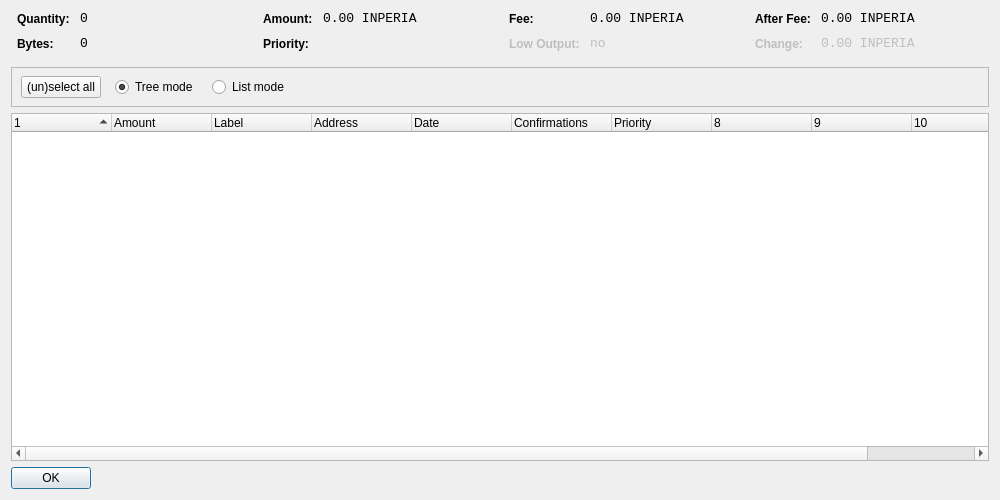
<?xml version="1.0" encoding="UTF-8"?>
<ui version="4.0">
 <class>CoinControlDialog</class>
 <widget class="QDialog" name="CoinControlDialog">
  <property name="geometry">
   <rect>
    <x>0</x>
    <y>0</y>
    <width>1000</width>
    <height>500</height>
   </rect>
  </property>
  <property name="windowTitle">
   <string>Coin Control</string>
  </property>
  <layout class="QVBoxLayout" name="verticalLayout">
   <item>
    <layout class="QHBoxLayout" name="horizontalLayoutTop" stretch="0,0,0,0">
     <property name="topMargin">
      <number>0</number>
     </property>
     <property name="bottomMargin">
      <number>10</number>
     </property>
     <item>
      <layout class="QFormLayout" name="formLayoutCoinControl1">
       <property name="horizontalSpacing">
        <number>10</number>
       </property>
       <property name="verticalSpacing">
        <number>10</number>
       </property>
       <property name="leftMargin">
        <number>6</number>
       </property>
       <property name="rightMargin">
        <number>6</number>
       </property>
       <item row="0" column="0">
        <widget class="QLabel" name="labelCoinControlQuantityText">
         <property name="styleSheet">
          <string notr="true">font-weight:bold;</string>
         </property>
         <property name="text">
          <string>Quantity:</string>
         </property>
        </widget>
       </item>
       <item row="0" column="1">
        <widget class="QLabel" name="labelCoinControlQuantity">
         <property name="font">
          <font>
           <family>Monospace</family>
           <pointsize>10</pointsize>
          </font>
         </property>
         <property name="cursor">
          <cursorShape>IBeamCursor</cursorShape>
         </property>
         <property name="contextMenuPolicy">
          <enum>Qt::ActionsContextMenu</enum>
         </property>
         <property name="text">
          <string notr="true">0</string>
         </property>
         <property name="textInteractionFlags">
          <set>Qt::LinksAccessibleByMouse|Qt::TextSelectableByKeyboard|Qt::TextSelectableByMouse</set>
         </property>
        </widget>
       </item>
       <item row="1" column="0">
        <widget class="QLabel" name="labelCoinControlBytesText">
         <property name="styleSheet">
          <string notr="true">font-weight:bold;</string>
         </property>
         <property name="text">
          <string>Bytes:</string>
         </property>
        </widget>
       </item>
       <item row="1" column="1">
        <widget class="QLabel" name="labelCoinControlBytes">
         <property name="font">
          <font>
           <family>Monospace</family>
           <pointsize>10</pointsize>
          </font>
         </property>
         <property name="cursor">
          <cursorShape>IBeamCursor</cursorShape>
         </property>
         <property name="contextMenuPolicy">
          <enum>Qt::ActionsContextMenu</enum>
         </property>
         <property name="text">
          <string notr="true">0</string>
         </property>
         <property name="textInteractionFlags">
          <set>Qt::LinksAccessibleByMouse|Qt::TextSelectableByKeyboard|Qt::TextSelectableByMouse</set>
         </property>
        </widget>
       </item>
      </layout>
     </item>
     <item>
      <layout class="QFormLayout" name="formLayoutCoinControl2">
       <property name="horizontalSpacing">
        <number>10</number>
       </property>
       <property name="verticalSpacing">
        <number>10</number>
       </property>
       <property name="leftMargin">
        <number>6</number>
       </property>
       <property name="rightMargin">
        <number>6</number>
       </property>
       <item row="0" column="0">
        <widget class="QLabel" name="labelCoinControlAmountText">
         <property name="styleSheet">
          <string notr="true">font-weight:bold;</string>
         </property>
         <property name="text">
          <string>Amount:</string>
         </property>
        </widget>
       </item>
       <item row="0" column="1">
        <widget class="QLabel" name="labelCoinControlAmount">
         <property name="font">
          <font>
           <family>Monospace</family>
           <pointsize>10</pointsize>
          </font>
         </property>
         <property name="cursor">
          <cursorShape>IBeamCursor</cursorShape>
         </property>
         <property name="contextMenuPolicy">
          <enum>Qt::ActionsContextMenu</enum>
         </property>
         <property name="text">
          <string notr="true">0.00 INPERIA</string>
         </property>
         <property name="textInteractionFlags">
          <set>Qt::LinksAccessibleByMouse|Qt::TextSelectableByKeyboard|Qt::TextSelectableByMouse</set>
         </property>
        </widget>
       </item>
       <item row="1" column="0">
        <widget class="QLabel" name="labelCoinControlPriorityText">
         <property name="styleSheet">
          <string notr="true">font-weight:bold;</string>
         </property>
         <property name="text">
          <string>Priority:</string>
         </property>
        </widget>
       </item>
       <item row="1" column="1">
        <widget class="QLabel" name="labelCoinControlPriority">
         <property name="font">
          <font>
           <family>Monospace</family>
           <pointsize>10</pointsize>
          </font>
         </property>
         <property name="cursor">
          <cursorShape>IBeamCursor</cursorShape>
         </property>
         <property name="contextMenuPolicy">
          <enum>Qt::ActionsContextMenu</enum>
         </property>
         <property name="text">
          <string/>
         </property>
         <property name="textInteractionFlags">
          <set>Qt::LinksAccessibleByMouse|Qt::TextSelectableByKeyboard|Qt::TextSelectableByMouse</set>
         </property>
        </widget>
       </item>
      </layout>
     </item>
     <item>
      <layout class="QFormLayout" name="formLayoutCoinControl3">
       <property name="horizontalSpacing">
        <number>10</number>
       </property>
       <property name="verticalSpacing">
        <number>10</number>
       </property>
       <property name="leftMargin">
        <number>6</number>
       </property>
       <property name="rightMargin">
        <number>6</number>
       </property>
       <item row="0" column="0">
        <widget class="QLabel" name="labelCoinControlFeeText">
         <property name="styleSheet">
          <string notr="true">font-weight:bold;</string>
         </property>
         <property name="text">
          <string>Fee:</string>
         </property>
        </widget>
       </item>
       <item row="0" column="1">
        <widget class="QLabel" name="labelCoinControlFee">
         <property name="font">
          <font>
           <family>Monospace</family>
           <pointsize>10</pointsize>
          </font>
         </property>
         <property name="cursor">
          <cursorShape>IBeamCursor</cursorShape>
         </property>
         <property name="contextMenuPolicy">
          <enum>Qt::ActionsContextMenu</enum>
         </property>
         <property name="text">
          <string notr="true">0.00 INPERIA</string>
         </property>
         <property name="textInteractionFlags">
          <set>Qt::LinksAccessibleByMouse|Qt::TextSelectableByKeyboard|Qt::TextSelectableByMouse</set>
         </property>
        </widget>
       </item>
       <item row="1" column="0">
        <widget class="QLabel" name="labelCoinControlLowOutputText">
         <property name="enabled">
          <bool>false</bool>
         </property>
         <property name="styleSheet">
          <string notr="true">font-weight:bold;</string>
         </property>
         <property name="text">
          <string>Low Output:</string>
         </property>
        </widget>
       </item>
       <item row="1" column="1">
        <widget class="QLabel" name="labelCoinControlLowOutput">
         <property name="enabled">
          <bool>false</bool>
         </property>
         <property name="font">
          <font>
           <family>Monospace</family>
           <pointsize>10</pointsize>
          </font>
         </property>
         <property name="cursor">
          <cursorShape>IBeamCursor</cursorShape>
         </property>
         <property name="contextMenuPolicy">
          <enum>Qt::ActionsContextMenu</enum>
         </property>
         <property name="text">
          <string notr="true">no</string>
         </property>
         <property name="textInteractionFlags">
          <set>Qt::LinksAccessibleByMouse|Qt::TextSelectableByKeyboard|Qt::TextSelectableByMouse</set>
         </property>
        </widget>
       </item>
      </layout>
     </item>
     <item>
      <layout class="QFormLayout" name="formLayoutCoinControl4">
       <property name="horizontalSpacing">
        <number>10</number>
       </property>
       <property name="verticalSpacing">
        <number>10</number>
       </property>
       <property name="leftMargin">
        <number>6</number>
       </property>
       <property name="rightMargin">
        <number>6</number>
       </property>
       <item row="0" column="0">
        <widget class="QLabel" name="labelCoinControlAfterFeeText">
         <property name="styleSheet">
          <string notr="true">font-weight:bold;</string>
         </property>
         <property name="text">
          <string>After Fee:</string>
         </property>
        </widget>
       </item>
       <item row="0" column="1">
        <widget class="QLabel" name="labelCoinControlAfterFee">
         <property name="font">
          <font>
           <family>Monospace</family>
           <pointsize>10</pointsize>
          </font>
         </property>
         <property name="cursor">
          <cursorShape>IBeamCursor</cursorShape>
         </property>
         <property name="contextMenuPolicy">
          <enum>Qt::ActionsContextMenu</enum>
         </property>
         <property name="text">
          <string notr="true">0.00 INPERIA</string>
         </property>
         <property name="textInteractionFlags">
          <set>Qt::LinksAccessibleByMouse|Qt::TextSelectableByKeyboard|Qt::TextSelectableByMouse</set>
         </property>
        </widget>
       </item>
       <item row="1" column="0">
        <widget class="QLabel" name="labelCoinControlChangeText">
         <property name="enabled">
          <bool>false</bool>
         </property>
         <property name="styleSheet">
          <string notr="true">font-weight:bold;</string>
         </property>
         <property name="text">
          <string>Change:</string>
         </property>
        </widget>
       </item>
       <item row="1" column="1">
        <widget class="QLabel" name="labelCoinControlChange">
         <property name="enabled">
          <bool>false</bool>
         </property>
         <property name="font">
          <font>
           <family>Monospace</family>
           <pointsize>10</pointsize>
          </font>
         </property>
         <property name="cursor">
          <cursorShape>IBeamCursor</cursorShape>
         </property>
         <property name="contextMenuPolicy">
          <enum>Qt::ActionsContextMenu</enum>
         </property>
         <property name="text">
          <string notr="true">0.00 INPERIA</string>
         </property>
         <property name="textInteractionFlags">
          <set>Qt::LinksAccessibleByMouse|Qt::TextSelectableByKeyboard|Qt::TextSelectableByMouse</set>
         </property>
        </widget>
       </item>
      </layout>
     </item>
    </layout>
   </item>
   <item>
    <widget class="QFrame" name="frame">
     <property name="minimumSize">
      <size>
       <width>0</width>
       <height>40</height>
      </size>
     </property>
     <property name="frameShape">
      <enum>QFrame::StyledPanel</enum>
     </property>
     <property name="frameShadow">
      <enum>QFrame::Sunken</enum>
     </property>
     <widget class="QWidget" name="horizontalLayoutWidget">
      <property name="geometry">
       <rect>
        <x>10</x>
        <y>0</y>
        <width>781</width>
        <height>41</height>
       </rect>
      </property>
      <layout class="QHBoxLayout" name="horizontalLayoutPanel" stretch="0,0,0,0,0">
       <property name="spacing">
        <number>14</number>
       </property>
       <item>
        <widget class="QPushButton" name="pushButtonSelectAll">
         <property name="sizePolicy">
          <sizepolicy hsizetype="Maximum" vsizetype="Fixed">
           <horstretch>0</horstretch>
           <verstretch>0</verstretch>
          </sizepolicy>
         </property>
         <property name="text">
          <string>(un)select all</string>
         </property>
        </widget>
       </item>
       <item>
        <widget class="QRadioButton" name="radioTreeMode">
         <property name="sizePolicy">
          <sizepolicy hsizetype="Maximum" vsizetype="Fixed">
           <horstretch>0</horstretch>
           <verstretch>0</verstretch>
          </sizepolicy>
         </property>
         <property name="text">
          <string>Tree mode</string>
         </property>
         <property name="checked">
          <bool>true</bool>
         </property>
        </widget>
       </item>
       <item>
        <widget class="QRadioButton" name="radioListMode">
         <property name="sizePolicy">
          <sizepolicy hsizetype="Maximum" vsizetype="Fixed">
           <horstretch>0</horstretch>
           <verstretch>0</verstretch>
          </sizepolicy>
         </property>
         <property name="text">
          <string>List mode</string>
         </property>
        </widget>
       </item>
       <item>
        <spacer name="horizontalSpacer">
         <property name="orientation">
          <enum>Qt::Horizontal</enum>
         </property>
         <property name="sizeHint" stdset="0">
          <size>
           <width>40</width>
           <height>20</height>
          </size>
         </property>
        </spacer>
       </item>
      </layout>
     </widget>
    </widget>
   </item>
   <item>
    <widget class="CoinControlTreeWidget" name="treeWidget">
     <property name="contextMenuPolicy">
      <enum>Qt::CustomContextMenu</enum>
     </property>
     <property name="sortingEnabled">
      <bool>false</bool>
     </property>
     <property name="columnCount">
      <number>11</number>
     </property>
     <attribute name="headerShowSortIndicator" stdset="0">
      <bool>true</bool>
     </attribute>
     <attribute name="headerStretchLastSection">
      <bool>false</bool>
     </attribute>
     <column>
      <property name="text">
       <string/>
      </property>
     </column>
     <column>
      <property name="text">
       <string>Amount</string>
      </property>
     </column>
     <column>
      <property name="text">
       <string>Label</string>
      </property>
     </column>
     <column>
      <property name="text">
       <string>Address</string>
      </property>
     </column>
     <column>
      <property name="text">
       <string>Date</string>
      </property>
     </column>
     <column>
      <property name="text">
       <string>Confirmations</string>
      </property>
      <property name="toolTip">
       <string>Confirmed</string>
      </property>
     </column>
     <column>
      <property name="text">
       <string>Priority</string>
      </property>
     </column>
     <column>
      <property name="text">
       <string/>
      </property>
     </column>
     <column>
      <property name="text">
       <string/>
      </property>
     </column>
     <column>
      <property name="text">
       <string/>
      </property>
     </column>
     <column>
      <property name="text">
       <string/>
      </property>
     </column>
    </widget>
   </item>
   <item>
    <widget class="QDialogButtonBox" name="buttonBox">
     <property name="sizePolicy">
      <sizepolicy hsizetype="Maximum" vsizetype="Fixed">
       <horstretch>0</horstretch>
       <verstretch>0</verstretch>
      </sizepolicy>
     </property>
     <property name="orientation">
      <enum>Qt::Horizontal</enum>
     </property>
     <property name="standardButtons">
      <set>QDialogButtonBox::Ok</set>
     </property>
    </widget>
   </item>
  </layout>
 </widget>
 <customwidgets>
  <customwidget>
   <class>CoinControlTreeWidget</class>
   <extends>QTreeWidget</extends>
   <header>coincontroltreewidget.h</header>
  </customwidget>
 </customwidgets>
 <resources/>
 <connections/>
</ui>
